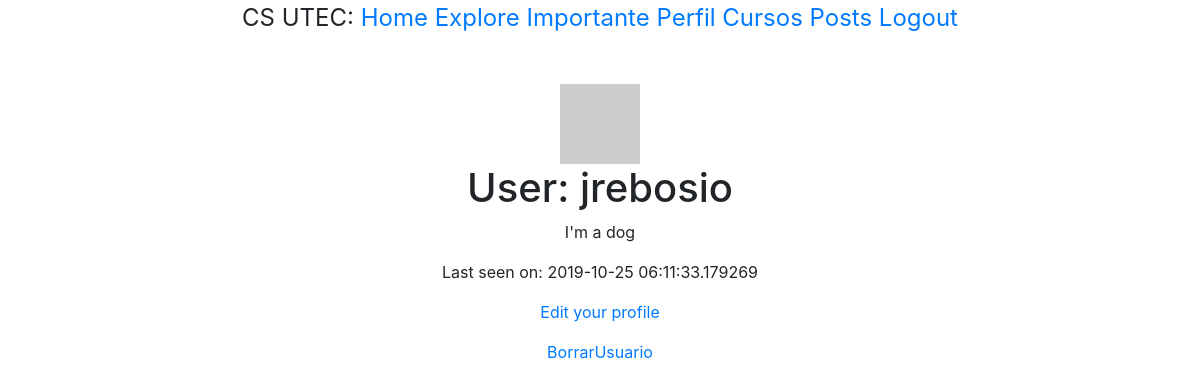
Before: /user/jrebosio (signed in) with the older database file.
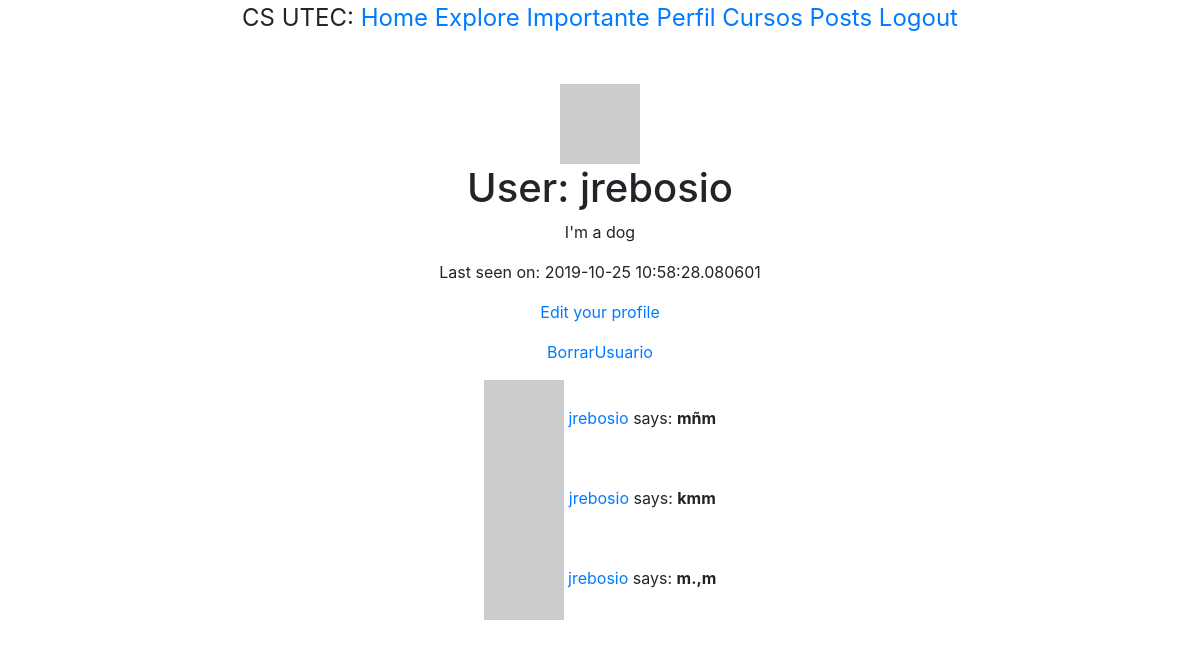
After: the same page with the newer database file.
### app/models.py (models this page shows, shortened)
class User(UserMixin, db.Model):
    id = db.Column(db.Integer, primary_key=True)
    username = db.Column(db.String(70), index = True, unique = True)
    email = db.Column(db.String(90), index = True, unique = True)
    password_hash = db.Column(db.String(110))
    posts = db.relationship('Post', backref='author', lazy='dynamic')
    gender = db.Column(db.String(5))
    about_me = db.Column(db.String(140))
    last_seen = db.Column(db.DateTime, default=datetime.utcnow)
    followed = db.relationship(
        'User', secondary=followers,
        primaryjoin=(followers.c.follower_id == id),
        secondaryjoin=(followers.c.followed_id == id),
        backref=db.backref('followers', lazy='dynamic'), lazy='dynamic')
    def avatar(self, size):
        digest = md5(self.email.lower().encode('utf-8')).hexdigest()
        return 'https://www.gravatar.com/avatar/{}?d=identicon&s={}'.format(digest, size)
    def user_posts(self):
        return self.posts

class Post(db.Model):
    id = db.Column(db.Integer, primary_key=True)
    body = db.Column(db.String(140))
    timestamp = db.Column(db.DateTime, index=True, default=datetime.utcnow)
    user_id = db.Column(db.Integer, db.ForeignKey('user.id'))

### app/routes.py (the view)
@app.route('/user/<username>')
@login_required
def user(username):
    user = User.query.filter_by(username=username).first_or_404()
    posts = current_user.user_posts()
    return render_template('user.html', user=user, posts=posts)

### app/models.py (called while the page is built)
@login.user_loader
def load_user(id):
    return User.query.get(int(id))

### app/routes.py (called while the page is built)
@app.before_request
def before_request():
    if current_user.is_authenticated:
        current_user.last_seen = datetime.utcnow()
        db.session.commit()

### app/templates/user.html
{% extends "base.html" %}
{% block content %}
<br><br>
  <div class="container text-center">
      <div class="row justify-content-center">
          <div class="col">
                <tr valign="top">
                    <td><img src="{{ user.avatar(128) }}" ></td>
                    <td>
                        <h1>User: {{ user.username }}</h1>
                        {% if user.about_me %}<p>{{ user.about_me }}</p>{% endif %}
                        {% if user.last_seen %}<p>Last seen on: {{ user.last_seen }}</p>{% endif %}
                        {% if user == current_user %}
                        <p><a href="{{ url_for('edit_profile') }}">Edit your profile</a></p>
                        {% elif not current_user.is_following(user) %}
                        <p><a href="{{ url_for('follow', username=user.username) }}">Follow</a></p>
                {% else %}
                <p><a href="{{ url_for('unfollow', username=user.username) }}">Unfollow</a></p>
                        {% endif %}
                    </td>
                </tr>
              <p style="color: red"><a href="{{ url_for('delete', username=user.username) }}">BorrarUsuario</a></p>
          </div>
      </div>
  </div>
     {% for post in posts %}
                {% include "_post.html" %}
    {% endfor %}
{% endblock %}

### app/templates/_post.html
  <div class="container text-center">
      <div class="row justify-content-center">
          <div class="col">
                <tr valign="top">
                    {% if post.author != none %}
                    <td><img src="{{ post.author.avatar(36) }}"></td>
                    <td>
                        <a href="{{ url_for('user', username=post.author.username) }}">
                            {{ post.author.username }}
                        </a>
                        says: <b>{{ post.body }}</b>
                    </td>
                    {% endif %}
                </tr>
          </div>
      </div>
  </div>

Changed rows visible on the page:
changed User "jrebosio": last_seen "2019-10-25 06:11:33.179269" → "2019-10-25 10:58:28.080601"
added Post: author.username "jrebosio", body "mñm"
added Post: author.username "jrebosio", body "kmm"
added Post: author.username "jrebosio", body "m.,m"
